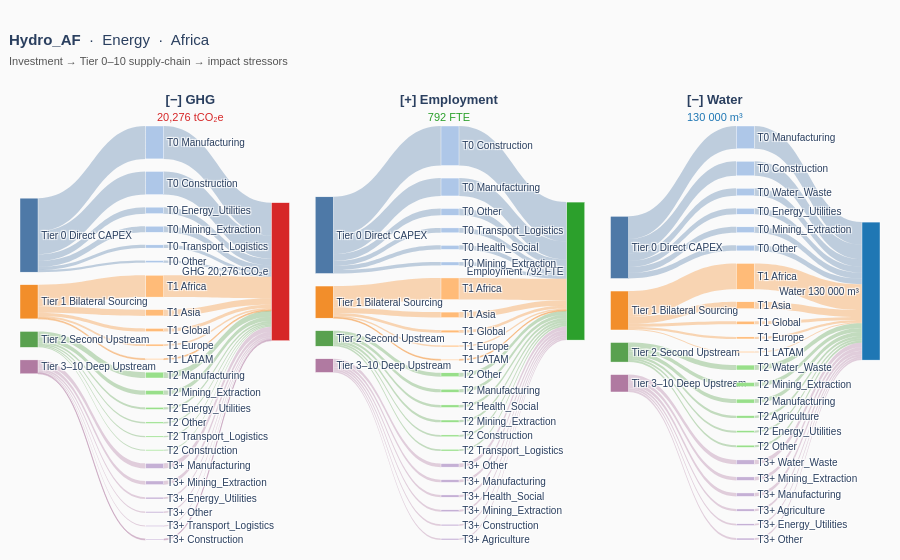
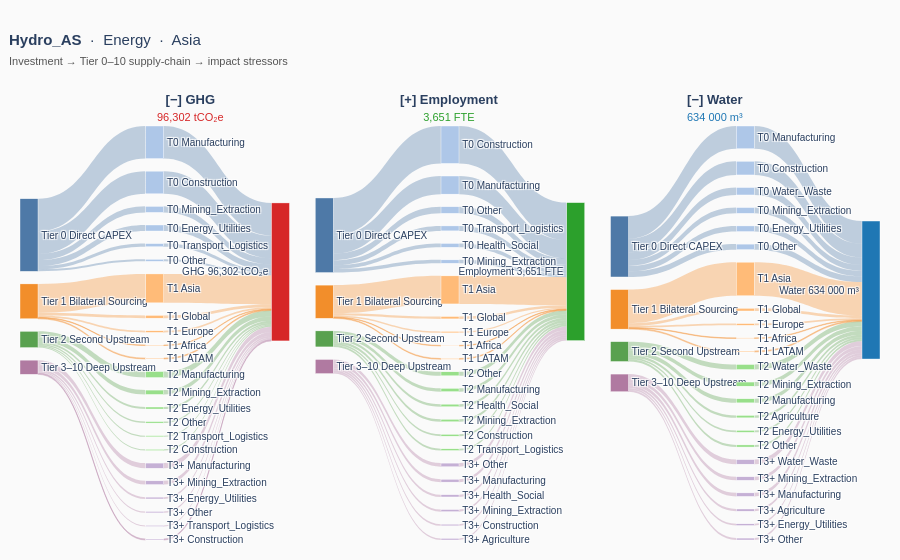
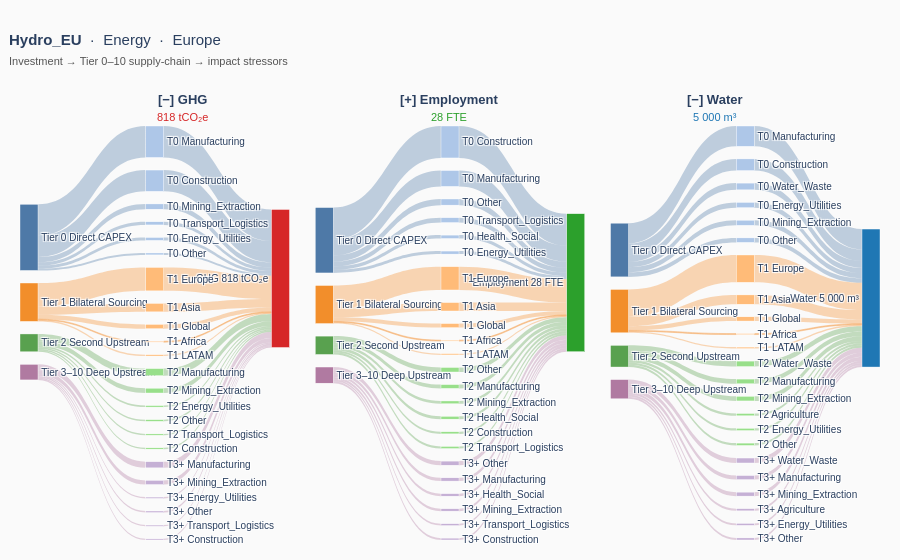
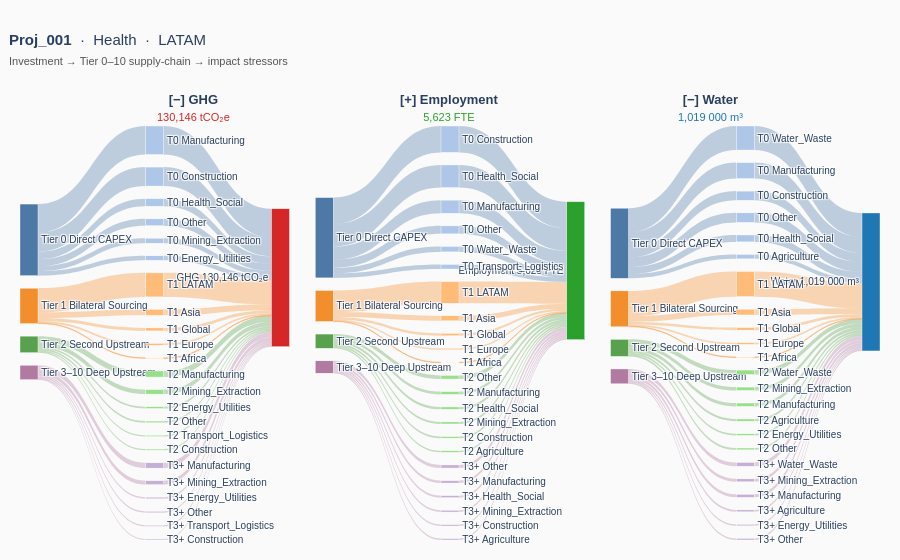

Write notebook code for charts like these, in order.
### Code cell
# ══════════════════════════════════════════════════════════════════
# MAIN LOOP — one figure per project
# ══════════════════════════════════════════════════════════════════
if EXPORT_HTML:
    EXPORT_DIR.mkdir(parents=True, exist_ok=True)

for pid in PROJECTS:
    fig = build_project_figure(pid)
    fig.show()

    if EXPORT_HTML:
        out_path = EXPORT_DIR / f"{pid}_sankey.html"
        fig.write_html(str(out_path), include_plotlyjs="cdn")
        print(f"  Saved → {out_path}")
